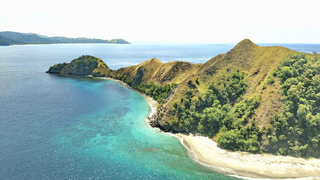
#> input picture F55121002_Tugas4_PCD/gambar.png, 320 x 180 px
$ python F55121002_MaxFilter.py
#> lines starting #> are read from the running program, lines starting #| are printed output that depends on the picture
import cv2
import numpy as np

# Membaca citra
img = cv2.imread('gambar.png')
#> img is the input picture: shape (180, 320, 3); mean B, G, R 168.8, 179.1, 158.5

# Ukuran kernel
ksize = 5

# Max filter
kernel = np.ones((ksize, ksize), np.uint8)
max_filtered = cv2.dilate(img, kernel)
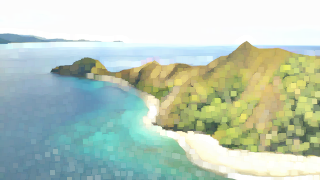
#> max_filtered: shape (180, 320, 3); mean B, G, R 186.9, 202.6, 184.7

# Menampilkan hasil
cv2.imshow('Original Image', img)
cv2.imshow('Max Filtered Image', max_filtered)
cv2.waitKey(0)
cv2.destroyAllWindows()
